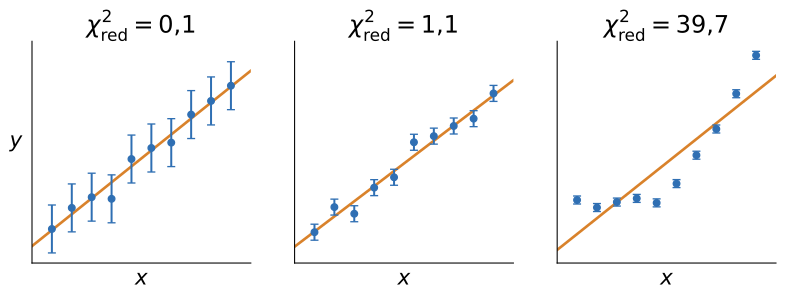

Here is the Python script that generated this plot:
"""Trois ajustements affines et leur chi2 réduit : barres trop grandes, bon ajustement, modèle rejeté.

Génère ajustement_chi2.svg. Le bruit des deux premiers cas est remis à l'échelle pour obtenir
exactement le chi2 réduit visé ; le troisième jeu de données est courbe, donc mal décrit par une droite.
"""

from pathlib import Path

import matplotlib.pyplot as plt
import numpy as np

BLEU = "#2f6fb3"
ORANGE = "#d9822b"

rng = np.random.default_rng(1)
x = np.arange(1, 11)
N, p = len(x), 2


def ajuste(y, u):
    a, b = np.polyfit(x, y, 1, w=1 / u)
    chi2_red = np.sum(((y - (a * x + b)) / u) ** 2) / (N - p)
    return a, b, chi2_red


def avec_chi2(u, chi2_vise):
    bruit = rng.normal(0, 1, N)
    _, _, chi2 = ajuste(2 * x + 1 + bruit, u)
    return 2 * x + 1 + bruit * np.sqrt(chi2_vise / chi2)


cas = []
u = np.full(N, 3.0)
cas.append((avec_chi2(u, 0.1), u))  # barres d'erreur trop grandes
u = np.full(N, 1.0)
cas.append((avec_chi2(u, 1.1), u))  # bon ajustement
u = np.full(N, 0.5)
cas.append((2 * x + 1 + 0.35 * (x - 5.5) ** 2 - 3 + rng.normal(0, 0.5, N), u))  # données courbes

fig, axes = plt.subplots(1, 3, figsize=(10, 3), sharey=True)
xx = np.linspace(0, 11, 2)
for ax, (y, u) in zip(axes, cas):
    a, b, chi2_red = ajuste(y, u)
    ax.plot(xx, a * xx + b, color=ORANGE, lw=2, zorder=1)
    ax.errorbar(x, y, yerr=u, fmt="o", color=BLEU, ms=5, capsize=3, zorder=2)
    valeur = f"{chi2_red:.1f}".replace(".", "{,}")
    ax.set_title(rf"$\chi^2_\mathrm{{red}} = {valeur}$", fontsize=18)
    ax.set_xlim(0, 11)
    ax.set_xticks([])
    ax.set_yticks([])
    ax.set_xlabel(r"$x$", fontsize=16)
    for side in ("top", "right"):
        ax.spines[side].set_visible(False)
axes[0].set_ylabel(r"$y$", fontsize=16, rotation=0, labelpad=12)

fig.savefig(Path(__file__).with_suffix(".svg"), bbox_inches="tight", transparent=True)
